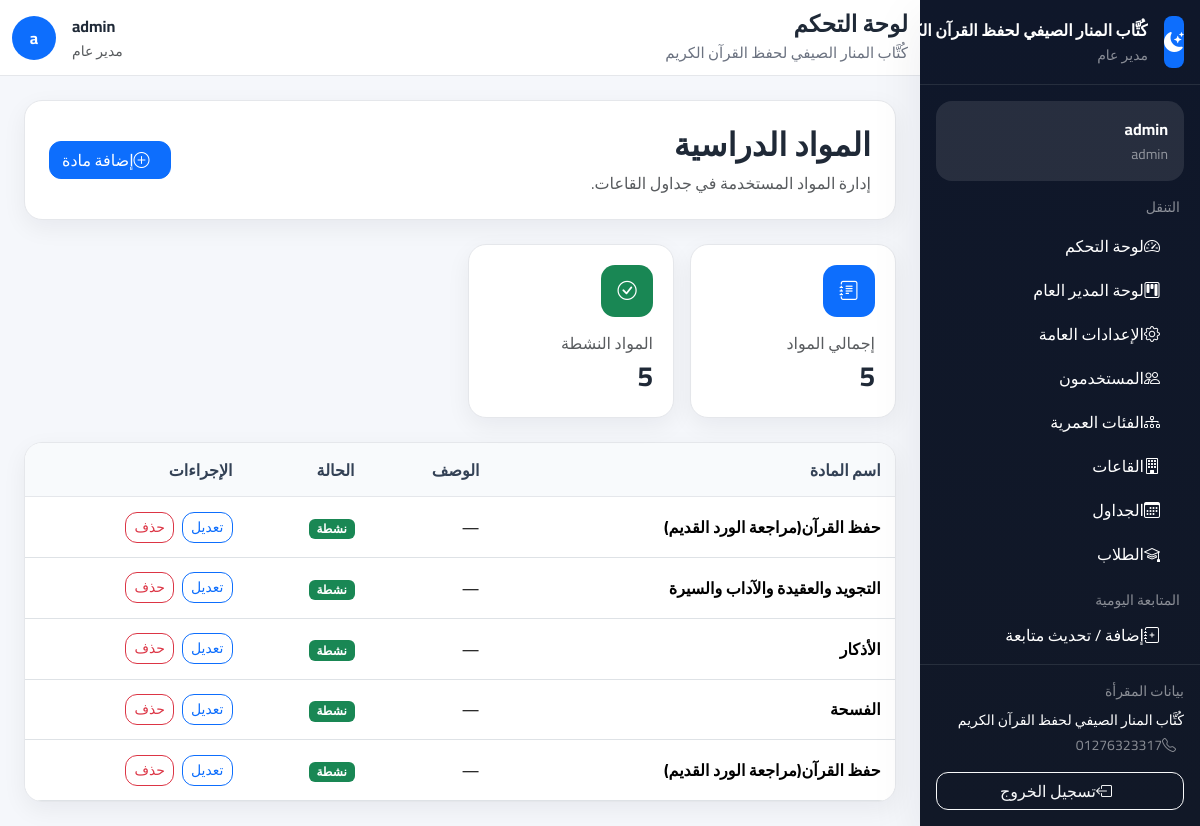
Page /halls/subjects/ (signed in) on the committed database.
### accounts/models.py (models this page shows, shortened)
class SiteSettings(models.Model):
    name = models.CharField(max_length=200, default='مقرأة القرآن الكريم', verbose_name='اسم المقرأة')
    logo = models.ImageField(upload_to='settings/', blank=True, null=True, verbose_name='الشعار')
    address = models.CharField(max_length=300, blank=True, verbose_name='العنوان')
    phone = models.CharField(max_length=20, blank=True, verbose_name='الهاتف')
    email = models.EmailField(blank=True, verbose_name='البريد الإلكتروني')
    description = models.TextField(blank=True, verbose_name='نبذة عن المقرأة')
    allow_registration = models.BooleanField(default=True, verbose_name='السماح بالتسجيل')
    auto_assign_halls = models.BooleanField(default=True, verbose_name='التسكين التلقائي')
    max_age_limit = models.PositiveIntegerField(default=15, verbose_name='الحد الأقصى للسن')
    min_age_limit = models.PositiveIntegerField(default=3, verbose_name='الحد الأدنى للسن')
    attendance_start_time = models.TimeField(default='08:00', verbose_name='وقت بداية الحضور')
    late_threshold_minutes = models.PositiveIntegerField(default=15, verbose_name='دقائق التأخير')
    facebook = models.URLField(blank=True, verbose_name='فيسبوك')
    whatsapp = models.CharField(max_length=20, blank=True, verbose_name='واتساب')
    updated_at = models.DateTimeField(auto_now=True)
    updated_by = models.ForeignKey(
        User,
        on_delete=models.SET_NULL,
        null=True,
        blank=True,
        verbose_name='آخر تعديل بواسطة'
    )
    @classmethod
    def get_settings(cls):
        obj, _ = cls.objects.get_or_create(pk=1)
        return obj
    class Meta:
        verbose_name = 'إعدادات الموقع'
        verbose_name_plural = 'إعدادات الموقع'

class User(AbstractUser):
    ROLE_GENERAL_MANAGER = 'general_manager'
    ROLE_GENERAL_SUPERVISOR = 'general_supervisor'
    ROLE_HALL_SUPERVISOR = 'hall_supervisor'
    ROLE_TEACHER = 'teacher'
    ROLE_PARENT = 'parent'
    ROLES = [
        (ROLE_GENERAL_MANAGER, 'مدير عام'),
        (ROLE_GENERAL_SUPERVISOR, 'مشرف عام'),
        (ROLE_HALL_SUPERVISOR, 'مشرف قاعات'),
        (ROLE_TEACHER, 'معلم'),
        (ROLE_PARENT, 'ولي أمر'),
    ]
    role = models.CharField(
        max_length=30,
        choices=ROLES,
        default=ROLE_PARENT,
        verbose_name='الدور الوظيفي'
    )
    phone = models.CharField(
        max_length=20,
        blank=True,
        null=True,
        verbose_name='رقم الهاتف'
    )
    profile_picture = models.ImageField(
        upload_to='profiles/',
        blank=True,
        null=True,
        verbose_name='الصورة الشخصية'
    )
    can_manage_users = models.BooleanField(default=False, verbose_name='إدارة المستخدمين')
    can_manage_halls = models.BooleanField(default=False, verbose_name='إدارة القاعات')
    can_manage_students = models.BooleanField(default=False, verbose_name='إدارة الطلاب')
    can_manage_attendance = models.BooleanField(default=False, verbose_name='إدارة الحضور')
    can_manage_evaluations = models.BooleanField(default=False, verbose_name='إدارة التقييمات')
    can_manage_settings = models.BooleanField(default=False, verbose_name='إدارة الإعدادات')
    @property
    def is_general_manager(self):
        return self.role == self.ROLE_GENERAL_MANAGER
    @property
    def is_general_supervisor(self):
        return self.role == self.ROLE_GENERAL_SUPERVISOR
    @property
    def is_hall_supervisor(self):
        return self.role == self.ROLE_HALL_SUPERVISOR
    @property
    def is_teacher(self):
        return self.role == self.ROLE_TEACHER
    @property
    def is_parent(self):
        return self.role == self.ROLE_PARENT
    class Meta:
        verbose_name = 'مستخدم'
        verbose_name_plural = 'المستخدمون'

### halls/models.py (models this page shows, shortened)
class Subject(models.Model):
    name = models.CharField(max_length=100, verbose_name='اسم المادة')
    description = models.TextField(blank=True, verbose_name='وصف المادة')
    is_active = models.BooleanField(default=True, verbose_name='نشطة')
    class Meta:
        verbose_name = 'مادة'
        verbose_name_plural = 'المواد الدراسية'

### halls/views.py (the view)
# urls.py: path('subjects/',                views.SubjectListView.as_view(),    name='subjects'),
class SubjectListView(GeneralSupervisorRequiredMixin, View):
    def get(self, request):
        subjects = Subject.objects.all()
        context = {
            'subjects': subjects,
            'total': subjects.count(),
            'active': subjects.filter(is_active=True).count(),
        }
        return render(request, 'halls/subjects/list.html', context)

### templates/halls/subjects/list.html (shortened to what this page needs)
{% extends "base.html" %}
{% block content %}
<div class="page-card p-4 mb-4">
    <div class="d-flex flex-column flex-lg-row justify-content-between align-items-lg-center gap-3">
        <div>
            <h2 class="fw-bold mb-2">المواد الدراسية</h2>
            <p class="text-muted mb-0">إدارة المواد المستخدمة في جداول القاعات.</p>
        </div>
        <div>
            <a href="{% url 'halls:subject_create' %}" class="btn btn-primary">
                <i class="bi bi-plus-circle ms-2"></i>إضافة مادة
            </a>
        </div>
    </div>
</div>
<div class="row g-3 mb-4">
    <div class="col-md-6 col-xl-3">
        <div class="stat-card">
            <div class="stat-icon bg-primary"><i class="bi bi-journal-text"></i></div>
            <div class="text-muted">إجمالي المواد</div>
            <div class="fs-3 fw-bold">{{ total }}</div>
        </div>
    </div>
    <div class="col-md-6 col-xl-3">
        <div class="stat-card">
            <div class="stat-icon bg-success"><i class="bi bi-check-circle"></i></div>
            <div class="text-muted">المواد النشطة</div>
            <div class="fs-3 fw-bold">{{ active }}</div>
        </div>
    </div>
</div>
<div class="page-card p-0 overflow-hidden">
    {% if subjects %}
        <div class="table-responsive">
            <table class="table table-modern align-middle mb-0">
                <thead>
                    <tr>
                        <th>اسم المادة</th>
                        <th>الوصف</th>
                        <th>الحالة</th>
                        <th>الإجراءات</th>
                    </tr>
                </thead>
                <tbody>
                    {% for subject in subjects %}
                        <tr>
                            <td class="fw-bold">{{ subject.name }}</td>
                            <td>{{ subject.description|default:"—" }}</td>
                            <td>
                                {% if subject.is_active %}
                                    <span class="badge text-bg-success">نشطة</span>
                                {% else %}
                                    <span class="badge text-bg-secondary">غير نشطة</span>
                                {% endif %}
                            </td>
                            <td>
                                <div class="d-flex gap-2 flex-wrap">
                                    <a href="{% url 'halls:subject_update' subject.pk %}" class="btn btn-sm btn-outline-primary">تعديل</a>
                                    <form method="post" action="{% url 'halls:subject_delete' subject.pk %}">
                                        <button type="submit" class="btn btn-sm btn-outline-danger"
                                                onclick="return confirm('هل أنت متأكد من حذف المادة؟')">
                                            حذف
                                        </button>
                                    </form>
                                </div>
                            </td>
                        </tr>
                    {% endfor %}
                </tbody>
            </table>
        </div>
    {% else %}
        <div class="empty-state">لا توجد مواد دراسية حتى الآن.</div>
    {% endif %}
</div>
{% endblock %}

### templates/partials/sidebar.html (shortened to what this page needs)
<aside class="sidebar d-flex flex-column" id="appSidebar">
    <div class="p-3 border-bottom border-secondary border-opacity-25">
        <div class="d-flex align-items-center gap-3">
            {% if SITE_LOGO and SITE_LOGO.url %}
                <img src="{{ SITE_LOGO.url }}" alt="{{ SITE_NAME }}" class="rounded-3"
                     width="52" height="52" style="object-fit: cover;">
            {% else %}
                <div class="bg-primary rounded-3 d-flex align-items-center justify-content-center text-white"
                     style="width:52px;height:52px;">
                    <i class="bi bi-moon-stars-fill fs-5"></i>
                </div>
            {% endif %}
            <div class="min-w-0">
                <div class="fw-bold text-white text-truncate">{{ SITE_NAME|default:"مقرأة تحفيظ القرآن الكريم" }}</div>
                <small class="text-white-50">{{ user.get_role_display }}</small>
            </div>
        </div>
    </div>
    <div class="p-3 overflow-y-auto flex-grow-1">
        <div class="bg-white bg-opacity-10 rounded-4 p-3 mb-3">
            <div class="fw-bold text-white">{{ user.get_full_name|default:user.username }}</div>
            <small class="text-white-50">{{ user.username }}</small>
        </div>
        <div class="small text-uppercase text-white-50 mb-2 px-1">التنقل</div>
        <nav class="nav flex-column gap-1">
            <a class="nav-link text-white rounded-3 px-3 py-2" href="{% url 'accounts:dashboard' %}">
                <i class="bi bi-speedometer2 ms-2"></i>لوحة التحكم
            </a>
            {% if user.is_general_manager %}
                <a class="nav-link text-white rounded-3 px-3 py-2" href="{% url 'dashboard:manager' %}">
                    <i class="bi bi-kanban ms-2"></i>لوحة المدير العام
                </a>
                <a class="nav-link text-white rounded-3 px-3 py-2" href="{% url 'settings:home' %}">
                    <i class="bi bi-gear ms-2"></i>الإعدادات العامة
                </a>
                <a class="nav-link text-white rounded-3 px-3 py-2" href="{% url 'settings:users' %}">
                    <i class="bi bi-people ms-2"></i>المستخدمون
                </a>
                <a class="nav-link text-white rounded-3 px-3 py-2" href="{% url 'settings:age_groups' %}">
                    <i class="bi bi-diagram-3 ms-2"></i>الفئات العمرية
                </a>
            {% endif %}
            {% if user.is_general_manager or user.is_general_supervisor or user.is_hall_supervisor or user.is_teacher %}
                <a class="nav-link text-white rounded-3 px-3 py-2" href="{% url 'halls:list' %}">
                    <i class="bi bi-building ms-2"></i>القاعات
                </a>
                <a class="nav-link text-white rounded-3 px-3 py-2" href="{% url 'halls:all_schedules' %}">
                    <i class="bi bi-calendar3 ms-2"></i>الجداول
                </a>
                <a class="nav-link text-white rounded-3 px-3 py-2" href="{% url 'students:list' %}">
                    <i class="bi bi-mortarboard ms-2"></i>الطلاب
                </a>
            {% endif %}
        </nav>
        {% if user.is_hall_supervisor or user.is_general_supervisor or user.is_general_manager %}
        <div class="small text-uppercase text-white-50 mt-3 mb-1 px-1">المتابعة اليومية</div>
        <nav class="nav flex-column gap-1">
            <a class="nav-link text-white rounded-3 px-3 py-2" href="{% url 'evaluations:add_followup' %}">
                <i class="bi bi-journal-plus ms-2"></i>إضافة / تحديث متابعة
            </a>
            {% if user.is_hall_supervisor %}
                {% for hall in user.supervising_halls.all %}
                <a class="nav-link text-white rounded-3 px-3 py-2"
                   href="{% url 'evaluations:hall_followups' hall.pk %}">
                    <i class="bi bi-clock-history ms-2"></i>متابعات {{ hall.name|truncatechars:20 }}
                </a>
                {% endfor %}
            {% else %}
                <a class="nav-link text-white rounded-3 px-3 py-2"
                   href="{% url 'evaluations:all_followups' %}">
                </a>
            {% endif %}
        </nav>
        {% endif %}
    </div>
    <div class="mt-auto p-3 border-top border-secondary border-opacity-25 flex-shrink-0">
        <div class="small text-white-50 mb-2">بيانات المقرأة</div>
        <div class="text-white small">{{ SITE_NAME }}</div>
        {% if SITE_PHONE %}
            <div class="text-white-50 small mt-1">
                <i class="bi bi-telephone ms-2"></i>{{ SITE_PHONE }}
            </div>
        {% endif %}
        <form method="post" action="{% url 'accounts:logout' %}" class="mt-3">
            <button type="submit" class="btn btn-outline-light w-100">
                <i class="bi bi-box-arrow-left ms-2"></i>تسجيل الخروج
            </button>
        </form>
    </div>
</aside>

### templates/partials/header.html (shortened to what this page needs)
<header class="topbar d-flex align-items-center">
    <div class="container-fluid">
        <div class="d-flex align-items-center justify-content-between gap-3">
            <div class="d-flex align-items-center gap-2">
                <div>
                    <h1 class="page-title">{% block page_title %}لوحة التحكم{% endblock %}</h1>
                    <div class="page-subtitle">{{ SITE_NAME|default:"مقرأة تحفيظ القرآن الكريم" }}</div>
                </div>
            </div>
            <div class="d-flex align-items-center gap-3">
                <div class="text-end d-none d-sm-block">
                    <div class="fw-bold">{{ user.get_full_name|default:user.username }}</div>
                    <small class="text-muted">{{ user.get_role_display }}</small>
                </div>
                <div class="rounded-circle bg-primary text-white d-flex align-items-center justify-content-center fw-bold"
                     style="width:44px;height:44px;">
                    {{ user.first_name|default:user.username|slice:":1" }}
                </div>
            </div>
        </div>
    </div>
</header>

### rows in the picture
SiteSettings: name "كُتَّاب المنار الصيفي لحفظ القرآن…", name "كُتَّاب المنار الصيفي لحفظ القرآن الكريم", phone "01276323317"
User: role "مدير عام", get_full_name "admin", username "admin", first_name "a"
Subject: name "حفظ القرآن(مراجعة الورد القديم)", description "—", is_active "نشطة"
Subject: name "التجويد والعقيدة والآداب والسيرة", description "—", is_active "نشطة"
Subject: name "الأذكار", description "—", is_active "نشطة"
Subject: name "الفسحة", description "—", is_active "نشطة"
Subject: name "حفظ القرآن(مراجعة الورد القديم)", description "—", is_active "نشطة"

### other values in the picture
{{ total }} "5"
{{ active }} "5"
